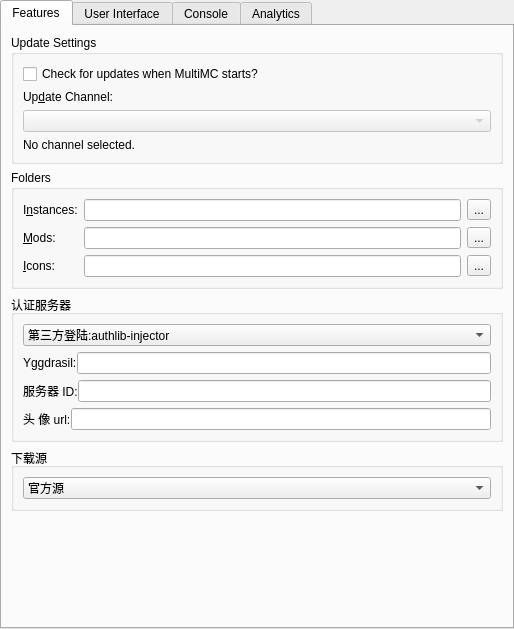
<?xml version="1.0" encoding="UTF-8"?>
<ui version="4.0">
 <class>MultiMCPage</class>
 <widget class="QWidget" name="MultiMCPage">
  <property name="geometry">
   <rect>
    <x>0</x>
    <y>0</y>
    <width>514</width>
    <height>629</height>
   </rect>
  </property>
  <property name="sizePolicy">
   <sizepolicy hsizetype="MinimumExpanding" vsizetype="MinimumExpanding">
    <horstretch>0</horstretch>
    <verstretch>0</verstretch>
   </sizepolicy>
  </property>
  <layout class="QVBoxLayout" name="mainLayout">
   <property name="leftMargin">
    <number>0</number>
   </property>
   <property name="topMargin">
    <number>0</number>
   </property>
   <property name="rightMargin">
    <number>0</number>
   </property>
   <property name="bottomMargin">
    <number>0</number>
   </property>
   <item>
    <widget class="QTabWidget" name="tabWidget">
     <property name="toolTip">
      <string notr="true"/>
     </property>
     <property name="tabShape">
      <enum>QTabWidget::Rounded</enum>
     </property>
     <property name="currentIndex">
      <number>0</number>
     </property>
     <widget class="QWidget" name="featuresTab">
      <attribute name="title">
       <string>Features</string>
      </attribute>
      <layout class="QGridLayout" name="gridLayout_5">
       <item row="1" column="0">
        <widget class="QGroupBox" name="foldersBox">
         <property name="title">
          <string>Folders</string>
         </property>
         <layout class="QGridLayout" name="gridLayout">
          <item row="1" column="0">
           <widget class="QLabel" name="labelModsDir">
            <property name="text">
             <string>&amp;Mods:</string>
            </property>
            <property name="buddy">
             <cstring>modsDirTextBox</cstring>
            </property>
           </widget>
          </item>
          <item row="0" column="2">
           <widget class="QToolButton" name="instDirBrowseBtn">
            <property name="text">
             <string notr="true">...</string>
            </property>
           </widget>
          </item>
          <item row="2" column="1">
           <widget class="QLineEdit" name="iconsDirTextBox"/>
          </item>
          <item row="2" column="2">
           <widget class="QToolButton" name="iconsDirBrowseBtn">
            <property name="text">
             <string notr="true">...</string>
            </property>
           </widget>
          </item>
          <item row="0" column="1">
           <widget class="QLineEdit" name="instDirTextBox"/>
          </item>
          <item row="1" column="2">
           <widget class="QToolButton" name="modsDirBrowseBtn">
            <property name="text">
             <string notr="true">...</string>
            </property>
           </widget>
          </item>
          <item row="1" column="1">
           <widget class="QLineEdit" name="modsDirTextBox"/>
          </item>
          <item row="2" column="0">
           <widget class="QLabel" name="labelIconsDir">
            <property name="text">
             <string>&amp;Icons:</string>
            </property>
            <property name="buddy">
             <cstring>iconsDirTextBox</cstring>
            </property>
           </widget>
          </item>
          <item row="0" column="0">
           <widget class="QLabel" name="labelInstDir">
            <property name="text">
             <string>I&amp;nstances:</string>
            </property>
            <property name="buddy">
             <cstring>instDirTextBox</cstring>
            </property>
           </widget>
          </item>
         </layout>
        </widget>
       </item>
       <item row="4" column="0">
        <spacer name="verticalSpacer_2">
         <property name="orientation">
          <enum>Qt::Vertical</enum>
         </property>
         <property name="sizeHint" stdset="0">
          <size>
           <width>20</width>
           <height>40</height>
          </size>
         </property>
        </spacer>
       </item>
       <item row="0" column="0">
        <widget class="QGroupBox" name="updateSettingsBox">
         <property name="title">
          <string>Update Settings</string>
         </property>
         <layout class="QVBoxLayout" name="verticalLayout_7">
          <item>
           <widget class="QCheckBox" name="autoUpdateCheckBox">
            <property name="text">
             <string>Check for updates when MultiMC starts?</string>
            </property>
           </widget>
          </item>
          <item>
           <widget class="QLabel" name="updateChannelLabel">
            <property name="text">
             <string>Up&amp;date Channel:</string>
            </property>
            <property name="buddy">
             <cstring>updateChannelComboBox</cstring>
            </property>
           </widget>
          </item>
          <item>
           <widget class="QComboBox" name="updateChannelComboBox">
            <property name="enabled">
             <bool>false</bool>
            </property>
           </widget>
          </item>
          <item>
           <widget class="QLabel" name="updateChannelDescLabel">
            <property name="text">
             <string>No channel selected.</string>
            </property>
            <property name="wordWrap">
             <bool>true</bool>
            </property>
           </widget>
          </item>
         </layout>
        </widget>
       </item>
       <item row="2" column="0">
        <widget class="QGroupBox" name="AUTHBox">
         <property name="title">
          <string>认证服务器</string>
         </property>
         <layout class="QVBoxLayout" name="verticalLayout">
          <item>
           <widget class="QComboBox" name="RzboBox">
            <property name="currentIndex">
             <number>1</number>
            </property>
            <item>
             <property name="text">
              <string>正版登陆</string>
             </property>
            </item>
            <item>
             <property name="text">
              <string>第三方登陆:authlib-injector</string>
             </property>
            </item>
            <item>
             <property name="text">
              <string>第三方登陆:统一通行证</string>
             </property>
            </item>
           </widget>
          </item>
          <item>
           <widget class="QWidget" name="Authur" native="true">
            <layout class="QHBoxLayout" name="AuthurLayout">
             <property name="spacing">
              <number>0</number>
             </property>
             <property name="leftMargin">
              <number>0</number>
             </property>
             <property name="topMargin">
              <number>0</number>
             </property>
             <property name="rightMargin">
              <number>0</number>
             </property>
             <property name="bottomMargin">
              <number>0</number>
             </property>
             <item>
              <widget class="QLabel" name="Authurllabel">
               <property name="text">
                <string>Yggdrasil:</string>
               </property>
              </widget>
             </item>
             <item>
              <widget class="QLineEdit" name="AuthurlDirTextBox"/>
             </item>
            </layout>
           </widget>
          </item>
          <item>
           <widget class="QWidget" name="Tydl" native="true">
            <layout class="QHBoxLayout" name="TydlLayout">
             <property name="spacing">
              <number>0</number>
             </property>
             <property name="leftMargin">
              <number>0</number>
             </property>
             <property name="topMargin">
              <number>0</number>
             </property>
             <property name="rightMargin">
              <number>0</number>
             </property>
             <property name="bottomMargin">
              <number>0</number>
             </property>
             <item>
              <widget class="QLabel" name="Tydllabel">
               <property name="text">
                <string>服务器 ID:</string>
               </property>
              </widget>
             </item>
             <item>
              <widget class="QLineEdit" name="TydllDirTextBox"/>
             </item>
            </layout>
           </widget>
          </item>
          <item>
           <widget class="QWidget" name="Skinsur" native="true">
            <layout class="QHBoxLayout" name="SkinsurLayout">
             <property name="spacing">
              <number>0</number>
             </property>
             <property name="leftMargin">
              <number>0</number>
             </property>
             <property name="topMargin">
              <number>0</number>
             </property>
             <property name="rightMargin">
              <number>0</number>
             </property>
             <property name="bottomMargin">
              <number>0</number>
             </property>
             <item>
              <widget class="QLabel" name="Skinsurllabel">
               <property name="text">
                <string>头 像 url:</string>
               </property>
              </widget>
             </item>
             <item>
              <widget class="QLineEdit" name="SkinsurlDirTextBox"/>
             </item>
            </layout>
           </widget>
          </item>
         </layout>
        </widget>
       </item>
       <item row="3" column="0">
        <widget class="QGroupBox" name="DownloadsourceBox">
         <property name="title">
          <string>下载源</string>
         </property>
         <layout class="QVBoxLayout" name="updateLayout" stretch="0">
          <property name="leftMargin">
           <number>9</number>
          </property>
          <property name="topMargin">
           <number>9</number>
          </property>
          <property name="rightMargin">
           <number>9</number>
          </property>
          <property name="bottomMargin">
           <number>9</number>
          </property>
          <item>
           <widget class="QComboBox" name="SourceBox">
            <property name="currentIndex">
             <number>0</number>
            </property>
            <item>
             <property name="text">
              <string>官方源</string>
             </property>
            </item>
            <item>
             <property name="text">
              <string>MCBBS (https://www.mcbbs.net)</string>
             </property>
            </item>
            <item>
             <property name="text">
              <string>BMCLAPL (https://bmclapi2.bangbang93.com)</string>
             </property>
            </item>
           </widget>
          </item>
         </layout>
        </widget>
       </item>
      </layout>
     </widget>
     <widget class="QWidget" name="generalTab">
      <attribute name="title">
       <string>User Interface</string>
      </attribute>
      <layout class="QVBoxLayout" name="verticalLayout_6">
       <item>
        <widget class="QGroupBox" name="groupBox_3">
         <property name="title">
          <string>MultiMC notifications</string>
         </property>
         <layout class="QVBoxLayout" name="verticalLayout_5">
          <item>
           <widget class="QPushButton" name="resetNotificationsBtn">
            <property name="text">
             <string>Reset hidden notifications</string>
            </property>
            <property name="checkable">
             <bool>true</bool>
            </property>
           </widget>
          </item>
         </layout>
        </widget>
       </item>
       <item>
        <widget class="QGroupBox" name="sortingModeBox">
         <property name="enabled">
          <bool>true</bool>
         </property>
         <property name="title">
          <string>Instance view sorting mode</string>
         </property>
         <layout class="QHBoxLayout" name="sortingModeBoxLayout">
          <item>
           <widget class="QRadioButton" name="sortLastLaunchedBtn">
            <property name="text">
             <string>By &amp;last launched</string>
            </property>
            <attribute name="buttonGroup">
             <string notr="true">sortingModeGroup</string>
            </attribute>
           </widget>
          </item>
          <item>
           <widget class="QRadioButton" name="sortByNameBtn">
            <property name="text">
             <string>By &amp;name</string>
            </property>
            <attribute name="buttonGroup">
             <string notr="true">sortingModeGroup</string>
            </attribute>
           </widget>
          </item>
         </layout>
        </widget>
       </item>
       <item>
        <widget class="QGroupBox" name="themeBox">
         <property name="title">
          <string>Theme</string>
         </property>
         <layout class="QFormLayout" name="formLayout">
          <item row="0" column="0">
           <widget class="QLabel" name="label_3">
            <property name="text">
             <string>&amp;Icons</string>
            </property>
            <property name="buddy">
             <cstring>themeComboBox</cstring>
            </property>
           </widget>
          </item>
          <item row="0" column="1">
           <widget class="QComboBox" name="themeComboBox">
            <property name="sizePolicy">
             <sizepolicy hsizetype="Expanding" vsizetype="Fixed">
              <horstretch>0</horstretch>
              <verstretch>0</verstretch>
             </sizepolicy>
            </property>
            <property name="focusPolicy">
             <enum>Qt::StrongFocus</enum>
            </property>
            <item>
             <property name="text">
              <string>Default</string>
             </property>
            </item>
            <item>
             <property name="text">
              <string>Simple (Dark Icons)</string>
             </property>
            </item>
            <item>
             <property name="text">
              <string>Simple (Light Icons)</string>
             </property>
            </item>
            <item>
             <property name="text">
              <string>Simple (Blue Icons)</string>
             </property>
            </item>
            <item>
             <property name="text">
              <string>Simple (Colored Icons)</string>
             </property>
            </item>
            <item>
             <property name="text">
              <string notr="true">OSX</string>
             </property>
            </item>
            <item>
             <property name="text">
              <string notr="true">iOS</string>
             </property>
            </item>
            <item>
             <property name="text">
              <string notr="true">Flat</string>
             </property>
            </item>
            <item>
             <property name="text">
              <string>Custom</string>
             </property>
            </item>
           </widget>
          </item>
          <item row="1" column="1">
           <widget class="QComboBox" name="themeComboBoxColors">
            <property name="sizePolicy">
             <sizepolicy hsizetype="Expanding" vsizetype="Fixed">
              <horstretch>0</horstretch>
              <verstretch>0</verstretch>
             </sizepolicy>
            </property>
            <property name="focusPolicy">
             <enum>Qt::StrongFocus</enum>
            </property>
           </widget>
          </item>
          <item row="1" column="0">
           <widget class="QLabel" name="label_4">
            <property name="text">
             <string>Colors</string>
            </property>
            <property name="buddy">
             <cstring>themeComboBoxColors</cstring>
            </property>
           </widget>
          </item>
         </layout>
        </widget>
       </item>
       <item>
        <spacer name="generalTabSpacer">
         <property name="orientation">
          <enum>Qt::Vertical</enum>
         </property>
         <property name="sizeHint" stdset="0">
          <size>
           <width>0</width>
           <height>0</height>
          </size>
         </property>
        </spacer>
       </item>
      </layout>
     </widget>
     <widget class="QWidget" name="consoleTab">
      <attribute name="title">
       <string>Console</string>
      </attribute>
      <layout class="QVBoxLayout" name="verticalLayout_2">
       <item>
        <widget class="QGroupBox" name="consoleSettingsBox">
         <property name="title">
          <string>Console Settings</string>
         </property>
         <layout class="QVBoxLayout" name="verticalLayout_3">
          <item>
           <widget class="QCheckBox" name="showConsoleCheck">
            <property name="text">
             <string>Show console while the game is running?</string>
            </property>
           </widget>
          </item>
          <item>
           <widget class="QCheckBox" name="autoCloseConsoleCheck">
            <property name="text">
             <string>Automatically close console when the game quits?</string>
            </property>
           </widget>
          </item>
          <item>
           <widget class="QCheckBox" name="showConsoleErrorCheck">
            <property name="text">
             <string>Show console when the game crashes?</string>
            </property>
           </widget>
          </item>
         </layout>
        </widget>
       </item>
       <item>
        <widget class="QGroupBox" name="groupBox_4">
         <property name="title">
          <string>History limit</string>
         </property>
         <layout class="QGridLayout" name="gridLayout_3">
          <item row="1" column="0">
           <widget class="QCheckBox" name="checkStopLogging">
            <property name="text">
             <string>Stop logging when log overflows</string>
            </property>
           </widget>
          </item>
          <item row="0" column="0">
           <widget class="QSpinBox" name="lineLimitSpinBox">
            <property name="sizePolicy">
             <sizepolicy hsizetype="Expanding" vsizetype="Fixed">
              <horstretch>0</horstretch>
              <verstretch>0</verstretch>
             </sizepolicy>
            </property>
            <property name="suffix">
             <string> lines</string>
            </property>
            <property name="minimum">
             <number>10000</number>
            </property>
            <property name="maximum">
             <number>1000000</number>
            </property>
            <property name="singleStep">
             <number>10000</number>
            </property>
            <property name="value">
             <number>100000</number>
            </property>
           </widget>
          </item>
         </layout>
        </widget>
       </item>
       <item>
        <widget class="QGroupBox" name="themeBox_2">
         <property name="sizePolicy">
          <sizepolicy hsizetype="Preferred" vsizetype="MinimumExpanding">
           <horstretch>0</horstretch>
           <verstretch>0</verstretch>
          </sizepolicy>
         </property>
         <property name="title">
          <string>Console font</string>
         </property>
         <layout class="QGridLayout" name="gridLayout_2">
          <item row="1" column="0" colspan="2">
           <widget class="QTextEdit" name="fontPreview">
            <property name="sizePolicy">
             <sizepolicy hsizetype="Expanding" vsizetype="MinimumExpanding">
              <horstretch>0</horstretch>
              <verstretch>0</verstretch>
             </sizepolicy>
            </property>
            <property name="horizontalScrollBarPolicy">
             <enum>Qt::ScrollBarAlwaysOff</enum>
            </property>
            <property name="undoRedoEnabled">
             <bool>false</bool>
            </property>
            <property name="textInteractionFlags">
             <set>Qt::TextSelectableByKeyboard|Qt::TextSelectableByMouse</set>
            </property>
           </widget>
          </item>
          <item row="0" column="0">
           <widget class="QFontComboBox" name="consoleFont">
            <property name="sizePolicy">
             <sizepolicy hsizetype="Expanding" vsizetype="Fixed">
              <horstretch>0</horstretch>
              <verstretch>0</verstretch>
             </sizepolicy>
            </property>
           </widget>
          </item>
          <item row="0" column="1">
           <widget class="QSpinBox" name="fontSizeBox">
            <property name="minimum">
             <number>5</number>
            </property>
            <property name="maximum">
             <number>16</number>
            </property>
            <property name="value">
             <number>11</number>
            </property>
           </widget>
          </item>
         </layout>
        </widget>
       </item>
      </layout>
     </widget>
     <widget class="QWidget" name="analyticsTab">
      <attribute name="title">
       <string>Analytics</string>
      </attribute>
      <layout class="QVBoxLayout" name="verticalLayout_8">
       <item>
        <widget class="QGroupBox" name="consoleSettingsBox_2">
         <property name="title">
          <string>Analytics Settings</string>
         </property>
         <layout class="QVBoxLayout" name="verticalLayout_4">
          <item>
           <widget class="QCheckBox" name="analyticsCheck">
            <property name="text">
             <string>Send anonymous usage statistics?</string>
            </property>
           </widget>
          </item>
          <item>
           <widget class="Line" name="line">
            <property name="orientation">
             <enum>Qt::Horizontal</enum>
            </property>
           </widget>
          </item>
          <item>
           <widget class="QLabel" name="label_5">
            <property name="text">
             <string>&lt;html&gt;&lt;head/&gt;
&lt;body&gt;
&lt;p&gt;MultiMC sends anonymous usage statistics on every start of the application.&lt;/p&gt;&lt;p&gt;The following data is collected:&lt;/p&gt;
&lt;ul&gt;
&lt;li&gt;MultiMC version.&lt;/li&gt;
&lt;li&gt;Operating system name, version and architecture.&lt;/li&gt;
&lt;li&gt;CPU architecture (kernel architecture on linux).&lt;/li&gt;
&lt;li&gt;Size of system memory.&lt;/li&gt;
&lt;li&gt;Java version, architecture and memory settings.&lt;/li&gt;
&lt;/ul&gt;
&lt;/body&gt;&lt;/html&gt;</string>
            </property>
            <property name="wordWrap">
             <bool>true</bool>
            </property>
           </widget>
          </item>
         </layout>
        </widget>
       </item>
       <item>
        <spacer name="verticalSpacer">
         <property name="orientation">
          <enum>Qt::Vertical</enum>
         </property>
         <property name="sizeHint" stdset="0">
          <size>
           <width>20</width>
           <height>40</height>
          </size>
         </property>
        </spacer>
       </item>
      </layout>
     </widget>
    </widget>
   </item>
  </layout>
 </widget>
 <tabstops>
  <tabstop>tabWidget</tabstop>
  <tabstop>autoUpdateCheckBox</tabstop>
  <tabstop>updateChannelComboBox</tabstop>
  <tabstop>instDirTextBox</tabstop>
  <tabstop>instDirBrowseBtn</tabstop>
  <tabstop>modsDirTextBox</tabstop>
  <tabstop>modsDirBrowseBtn</tabstop>
  <tabstop>iconsDirTextBox</tabstop>
  <tabstop>iconsDirBrowseBtn</tabstop>
  <tabstop>resetNotificationsBtn</tabstop>
  <tabstop>sortLastLaunchedBtn</tabstop>
  <tabstop>sortByNameBtn</tabstop>
  <tabstop>themeComboBox</tabstop>
  <tabstop>themeComboBoxColors</tabstop>
  <tabstop>showConsoleCheck</tabstop>
  <tabstop>autoCloseConsoleCheck</tabstop>
  <tabstop>showConsoleErrorCheck</tabstop>
  <tabstop>lineLimitSpinBox</tabstop>
  <tabstop>checkStopLogging</tabstop>
  <tabstop>consoleFont</tabstop>
  <tabstop>fontSizeBox</tabstop>
  <tabstop>fontPreview</tabstop>
 </tabstops>
 <resources/>
 <connections/>
 <buttongroups>
  <buttongroup name="sortingModeGroup"/>
 </buttongroups>
</ui>
